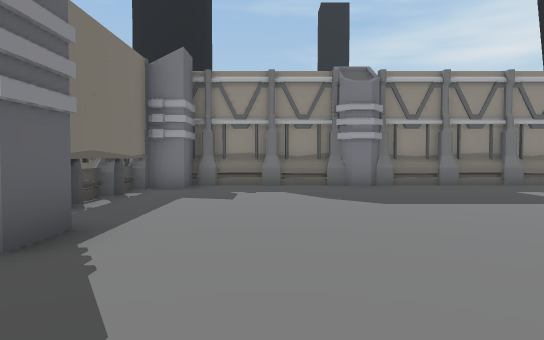
[1] (above)

23 first-person views from a walk through a scene from a Unity 3-D project. The camera is 1.5 m above the floor, tilts 2° down and sees 70° across. The floor is counted in squares, 2 m on a side. Each view is taken from the middle of a square. On the plan, view 1 faces up. The plan holds only what a view shows up to about 12 squares ahead; the rest is blank. The place goes on beyond the plan.

[2]
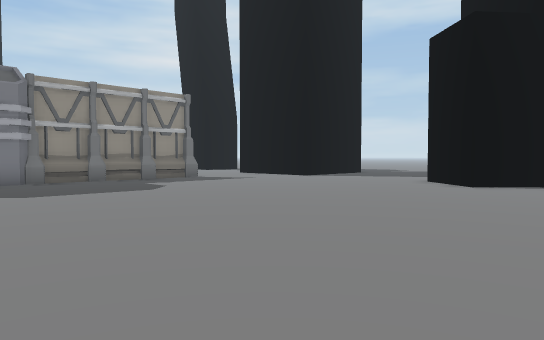

[3]
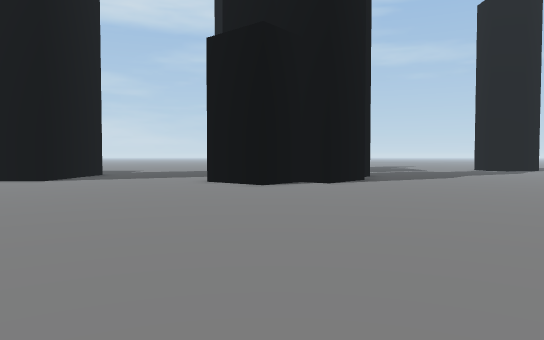

[4]
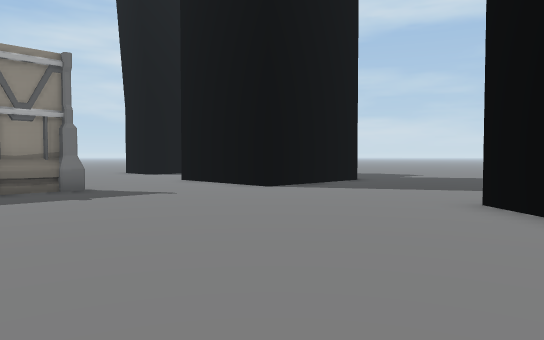

[5]
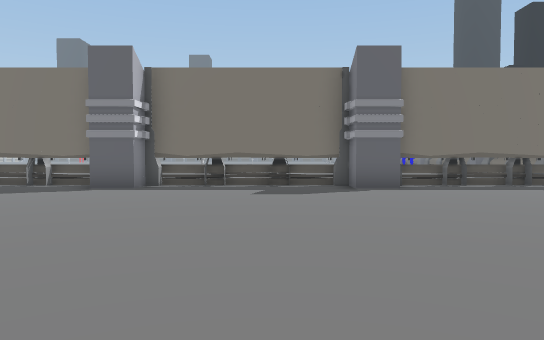

[6]
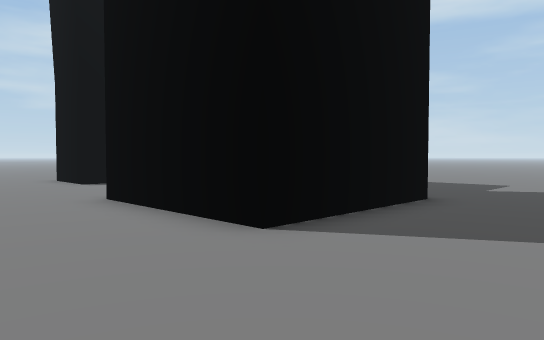

[7]
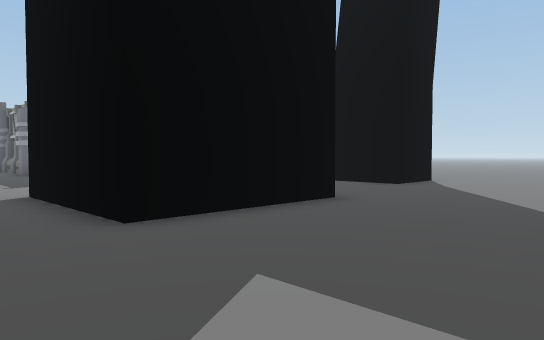

[8]
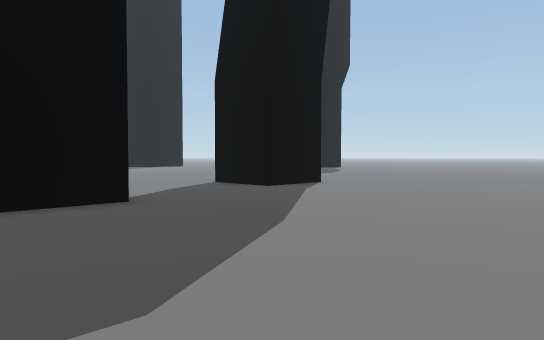

[9]
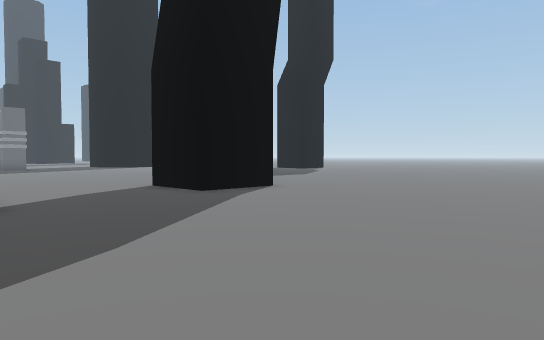

[10]
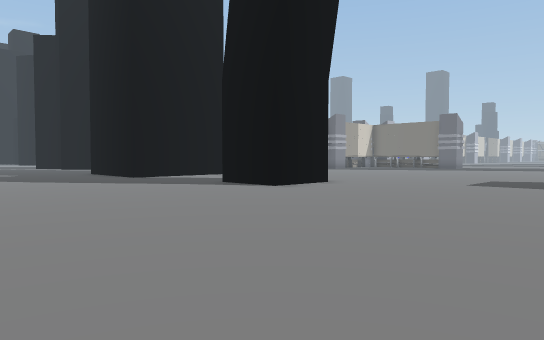

[11]
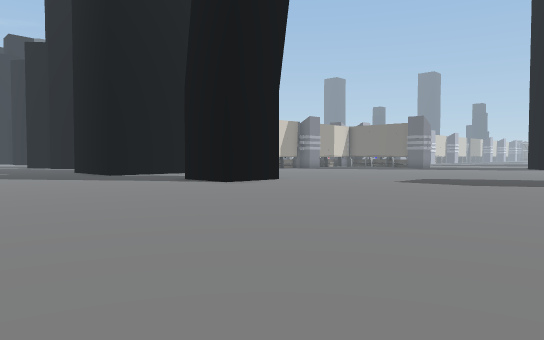

[12]
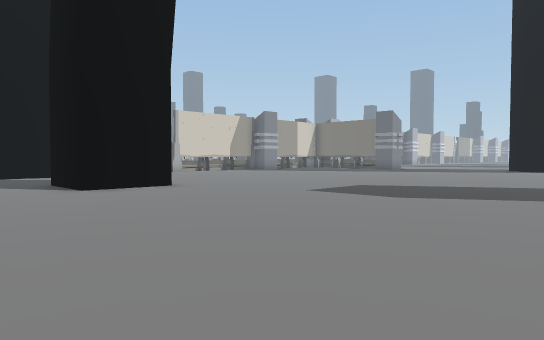

[13]
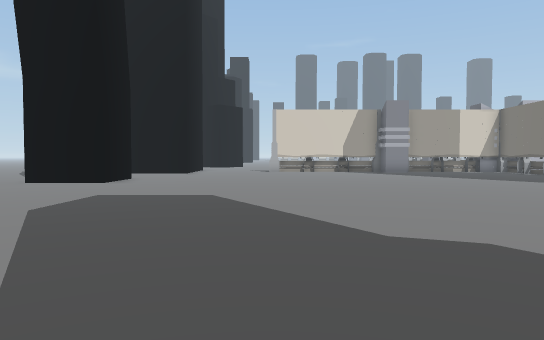

[14]
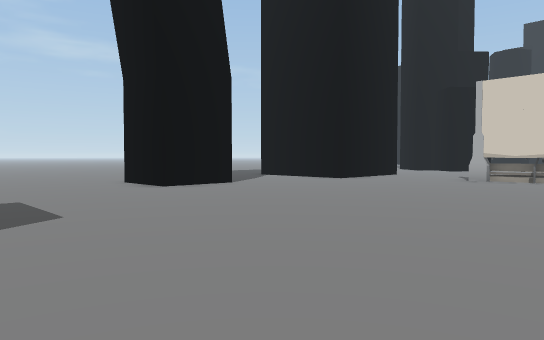

[15]
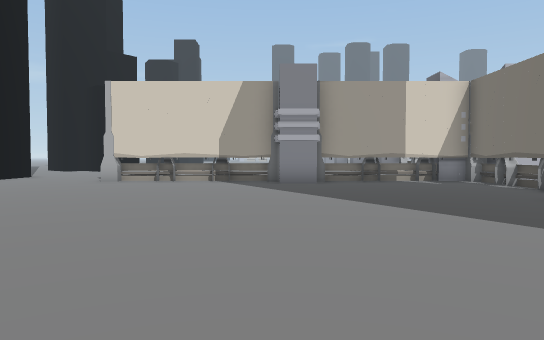

[16]
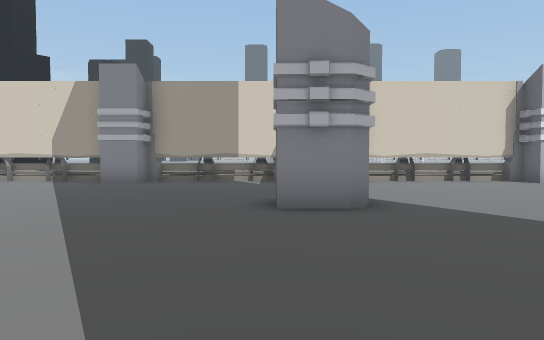

[17]
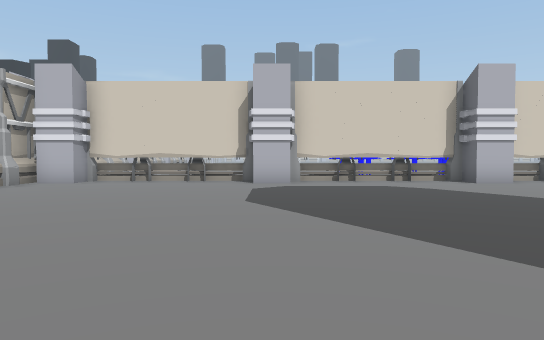

[18]
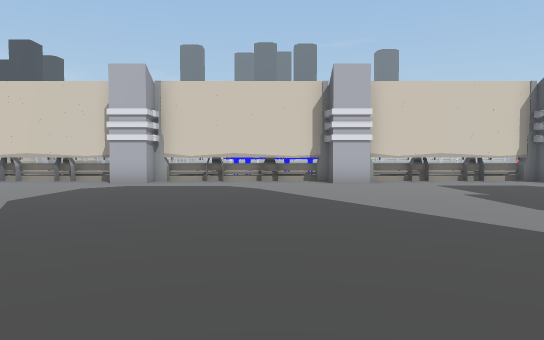

[19]
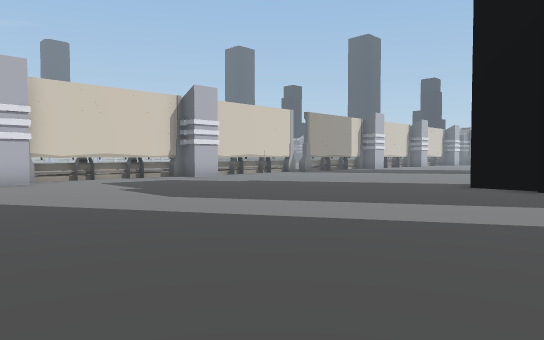

[20]
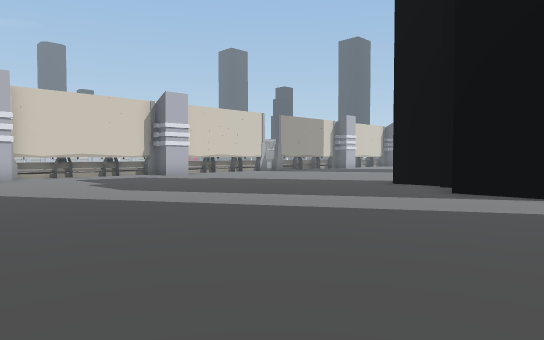

[21]
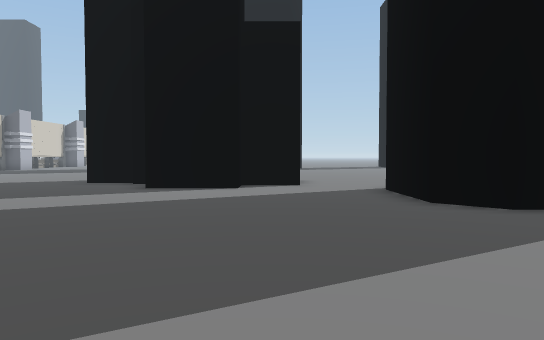

[22]
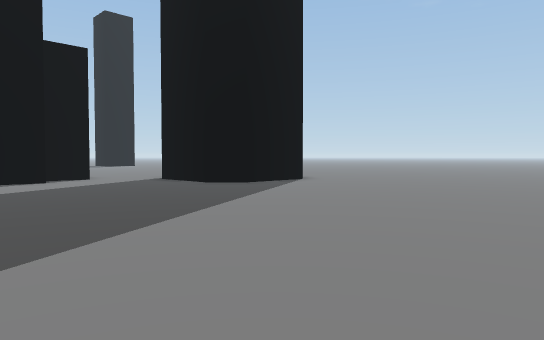

[23]
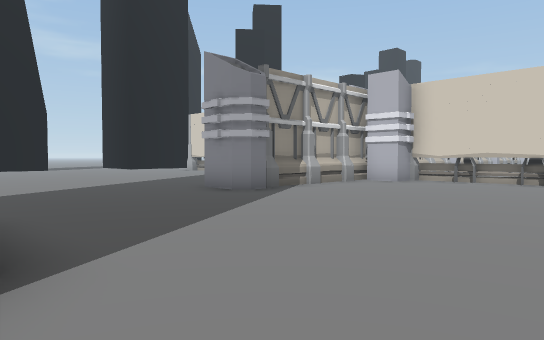

### Floor plan
Points are (right, up) in squares from view 1. A wall is a line through its corners. A room is listed if a view was taken in it or the views show most of it. See-through windows are left out.
Room 1 (views 1, 2, 3, 4, 5, 6, 7, 8, 9, 10, 11, 12, 13, 14, 15, 16, 17, 18, 19, 20, 21, 22, 23)
walls: (1.6, 10.3) (0.1, 10.3); (2.7, 10.3) (8.1, 10.3); (2, 10) (-2.1, 10); (3.1, 10.1) (7.6, 10.1); (-2.9, 13.8) (-2.9, 15); (-2.9, 13.8) (-2.9, 10.6) (-2.9, 11.5); (-0.1, 10.3) (-1.5, 10.3); (4.3, 10.3) (3, 10.3); (-3.2, 13) (-3.2, 12.2); (-2.9, 12.2) (-2.9, 13.2); (6, 10.3) (4.7, 10.3); (-2.1, 10.1) (1.5, 10.1); (-2.5, 10.3) (1.7, 10.3); (-3.2, 10.7) (-3.2, 15.5); (7.6, 10.3) (6.5, 10.3); (-2.9, 9.1) (-2.9, 4.2); (8.1, 10) (2.6, 10); (-3.2, 8.8) (-3.2, 4.4); (12.7, 15.9) (12.7, 18.1) (15, 18.1) (15, 15.9) (12.7, 15.9); (-9.2, 10.1) (-4.6, 10.1); (-9.5, 10.3) (-4.5, 10.3); (-2.9, 2.5) (-2.9, -2.2); (-3.2, 2.5) (-3.2, -2); (15.8, 11.9) (15.8, 9.6); (15.9, 7.9) (11.8, 7.9) (11.8, 11.9); (-15.4, 10.1) (-10.7, 10.1); (-15.8, 10.3) (-10.5, 10.3); (-2.9, -3.6) (-2.9, -5.5); (12, -1.6) (10.8, -0.6) (11.4, 0.1) (10.1, 1.2) (11.6, 3); (-3.2, -3.7) (-3.2, -5.6); (-21.6, 10.1) (-17, 10.1); (-22, 10.3) (-16.9, 10.3); (-18.4, 29.5) (-18.4, 28.4) (-19.3, 27.6) (-21.9, 27.6); (-23.6, 21.6) (-23.6, 21.1); (-23.9, 21.2) (-23.9, 19.8); (-23.1, 25.8) (-23.1, 24.2) (-22.2, 24.2) (-22.2, 22)
low walls: (-3.2, 11.3) (-3.2, 10.5)
objects: other object (-23, 11) to (-22, 11); other object (-16, 11); other object (-10, 10) to (-10, 11); other object (-4, 10) to (-4, 11); other object (-3, -3) to (-2, -3); other object (-3, 3) to (-2, 4); other object (-3, 10); other object (-3, 16) to (-2, 16); other object (2, 11)

Where each view was taken, in squares from view 1:
view 1: 0 up, 0 right, facing up
view 2: 2 down, 0 right, facing up-right
view 3: 1 up, 0 right, facing right
view 4: 1 up, 5 right, facing up-right
view 5: 1 up, 7 right, facing left
view 6: 5 up, 9 right, facing up-right
view 7: 6 up, 20 right, facing up-left
view 8: 9 up, 22 right, facing up-left
view 9: 11 up, 22 right, facing up-left
view 10: 25 up, 22 right, facing down-left
view 11: 27 up, 22 right, facing down-left
view 12: 27 up, 18 right, facing down-left
view 13: 29 up, 8 right, facing down
view 14: 23 up, 4 right, facing down-right
view 15: 22 up, 3 right, facing down
view 16: 22 up, 2 left, facing down
view 17: 22 up, 10 left, facing down
view 18: 22 up, 14 left, facing down
view 19: 23 up, 14 left, facing down-left
view 20: 25 up, 14 left, facing down-left
view 21: 25 up, 13 left, facing left
view 22: 21 up, 10 left, facing up-left
view 23: 22 up, 10 left, facing down-right
